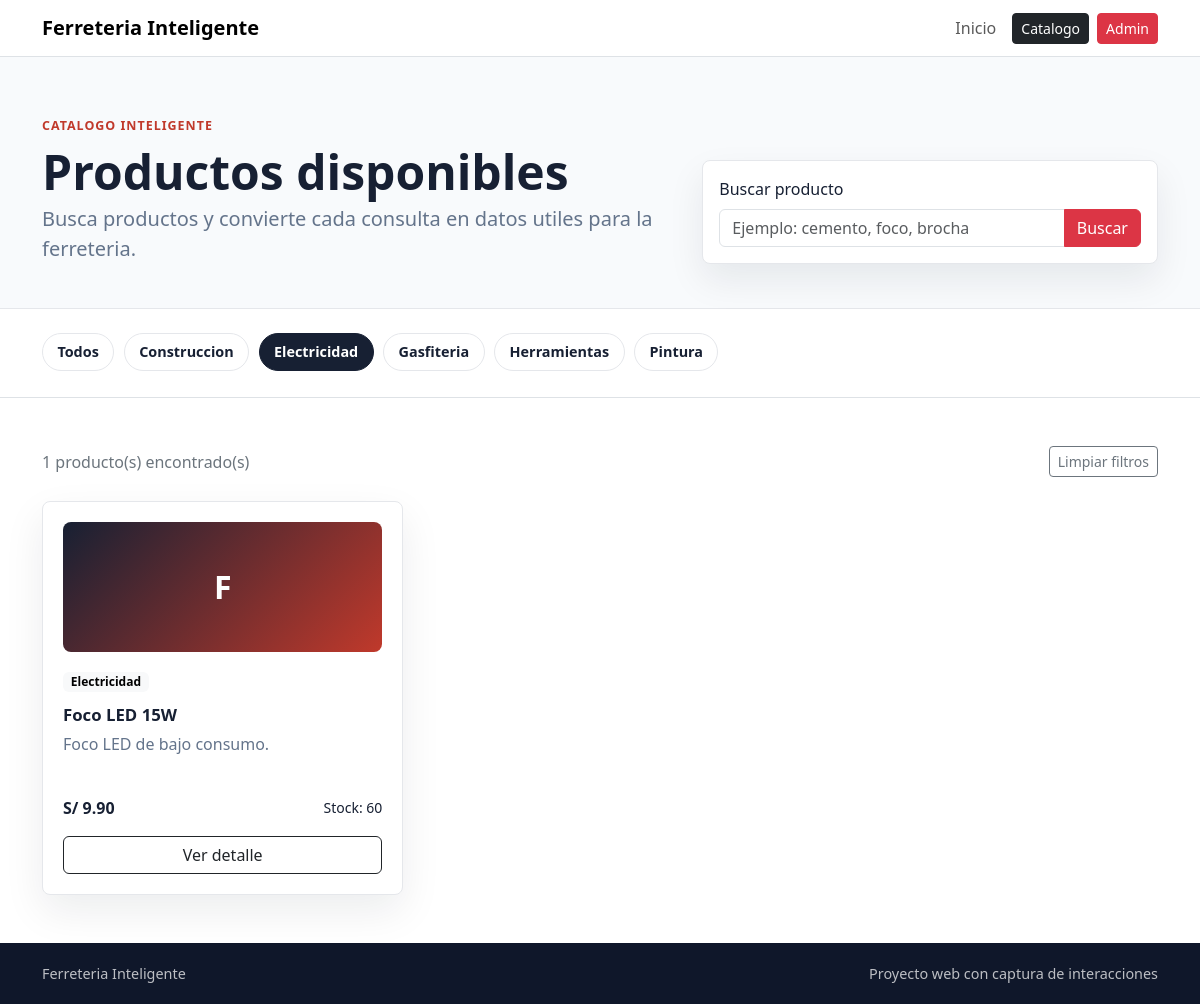
The page /public/catalogo.php?categoria=3 on the database its author committed.
### tables this page shows
CREATE TABLE IF NOT EXISTS categorias (
    id INT AUTO_INCREMENT PRIMARY KEY,
    nombre VARCHAR(100) NOT NULL,
    descripcion VARCHAR(255),
    activo TINYINT(1) NOT NULL DEFAULT 1,
    created_at TIMESTAMP DEFAULT CURRENT_TIMESTAMP
);

CREATE TABLE IF NOT EXISTS productos (
    id INT AUTO_INCREMENT PRIMARY KEY,
    categoria_id INT NOT NULL,
    nombre VARCHAR(150) NOT NULL,
    descripcion TEXT,
    precio DECIMAL(10,2) NOT NULL DEFAULT 0.00,
    stock INT NOT NULL DEFAULT 0,
    imagen VARCHAR(255),
    activo TINYINT(1) NOT NULL DEFAULT 1,
    created_at TIMESTAMP DEFAULT CURRENT_TIMESTAMP,
    updated_at TIMESTAMP DEFAULT CURRENT_TIMESTAMP ON UPDATE CURRENT_TIMESTAMP,
    CONSTRAINT fk_productos_categorias
        FOREIGN KEY (categoria_id) REFERENCES categorias(id)
);

### app/Support/helpers.php (called while the page is built, shortened)
<?php
function e(string|int|float|null $value): string
{
    return htmlspecialchars((string) $value, ENT_QUOTES, 'UTF-8');
}

### app/Models/ProductModel.php (called while the page is built, shortened)
<?php
class ProductModel
{
    public function search(?int $categoryId = null, string $term = ''): array
    {
        $sql = "SELECT p.id, p.nombre, p.descripcion, p.precio, p.stock, p.imagen, c.nombre AS categoria
                FROM productos p
                INNER JOIN categorias c ON c.id = p.categoria_id
                WHERE p.activo = 1";
        $params = [];
        if ($categoryId !== null) {
            $sql .= " AND p.categoria_id = :category_id";
            $params['category_id'] = $categoryId;
        }
        $sql .= " ORDER BY p.nombre ASC";
        $stmt = $this->db->prepare($sql);
        $stmt->execute($params);
        return $stmt->fetchAll();
    }
    public function getCategories(): array
    {
        $stmt = $this->db->query(
            "SELECT id, nombre, descripcion
             FROM categorias
             WHERE activo = 1
             ORDER BY nombre ASC"
        );
        return $stmt->fetchAll();
    }
}

### public/catalogo.php (the view, shortened to what this page needs)
<?php
require_once __DIR__ . '/../app/Models/ProductModel.php';
$categoryId = isset($_GET['categoria']) && ctype_digit((string) $_GET['categoria'])
    ? (int) $_GET['categoria']
    : null;
$searchTerm = trim((string) ($_GET['buscar'] ?? ''));
$productos = [];
$categorias = [];
try {
    $conn = getConnection();
    $productModel = new ProductModel($conn);
    $categorias = $productModel->getCategories();
    $productos = $productModel->search($categoryId, $searchTerm);
} catch (Throwable $exception) {
    $dbOk = false;
    $error = $exception->getMessage();
}
require_once __DIR__ . '/../app/Views/partials/header.php';
?>
    <main>
        <section class="catalog-header">
            <div class="container">
                <p class="eyebrow">Catalogo inteligente</p>
                <div class="row g-3 align-items-end">
                    <div class="col-lg-7">
                        <h1>Productos disponibles</h1>
                        <p class="lead mb-0">Busca productos y convierte cada consulta en datos utiles para la ferreteria.</p>
                    </div>
                    <div class="col-lg-5">
                        <form class="search-box" method="get" action="catalogo.php">
                            <label class="form-label" for="buscar">Buscar producto</label>
                            <div class="input-group">
                                <input class="form-control" id="buscar" name="buscar" type="search" value="<?= e($searchTerm) ?>" placeholder="Ejemplo: cemento, foco, brocha">
                                <button class="btn btn-danger" type="submit">Buscar</button>
                            </div>
                        </form>
                    </div>
                </div>
            </div>
        </section>
        <section class="py-4 border-bottom">
            <div class="container">
                <div class="category-strip">
                    <a class="category-chip <?= $categoryId === null ? 'selected' : '' ?>" href="catalogo.php<?= $searchTerm !== '' ? '?buscar=' . urlencode($searchTerm) : '' ?>">Todos</a>
                    <?php foreach ($categorias as $categoria): ?>
                        <?php
                        $categoryUrl = 'catalogo.php?categoria=' . urlencode((string) $categoria['id']);
                        ?>
                        <a class="category-chip <?= $categoryId === (int) $categoria['id'] ? 'selected' : '' ?>" href="<?= e($categoryUrl) ?>">
                            <?= e($categoria['nombre']) ?>
                        </a>
                    <?php endforeach; ?>
                </div>
            </div>
        </section>
        <section class="py-5">
            <div class="container">
                <div class="d-flex justify-content-between align-items-center gap-3 mb-4">
                    <p class="text-secondary mb-0">
                        <?= e(count($productos)) ?> producto(s) encontrado(s)
                    </p>
                    <?php if ($searchTerm !== '' || $categoryId !== null): ?>
                        <a class="btn btn-sm btn-outline-secondary" href="catalogo.php">Limpiar filtros</a>
                    <?php endif; ?>
                </div>
                <div class="row g-3">
                    <?php foreach ($productos as $producto): ?>
                        <div class="col-md-6 col-lg-4">
                            <article class="product-card catalog-card">
                                <div class="product-thumb">
                                    <?= e(strtoupper(substr($producto['nombre'], 0, 1))) ?>
                                </div>
                                <span class="badge text-bg-light"><?= e($producto['categoria']) ?></span>
                                <h3><?= e($producto['nombre']) ?></h3>
                                <p><?= e($producto['descripcion'] ?? 'Producto de ferreteria') ?></p>
                                <div class="d-flex justify-content-between align-items-center mb-3">
                                    <strong>S/ <?= e(number_format((float) $producto['precio'], 2)) ?></strong>
                                    <small>Stock: <?= e((int) $producto['stock']) ?></small>
                                </div>
                                <a class="btn btn-outline-dark w-100" href="<?= e(BASE_URL) ?>/producto.php?id=<?= e($producto['id']) ?>">Ver detalle</a>
                            </article>
                        </div>
                    <?php endforeach; ?>
                </div>
            </div>
        </section>
    </main>
<?php require_once __DIR__ . '/../app/Views/partials/footer.php'; ?>

### public/assets/css/styles.css (style rules this page uses)
:root { --fi-ink: #172033; --fi-muted: #64748b; --fi-red: #c0392b; --fi-line: #e5e7eb; --fi-soft: #f5f7fb; }
body { color: var(--fi-ink); background: #fff; font-family: "Segoe UI", Arial, sans-serif; }
.eyebrow { color: var(--fi-red); font-size: 0.78rem; font-weight: 700; letter-spacing: 0.08em; margin-bottom: 0.75rem; text-transform: uppercase; }
h1 { font-size: clamp(2.2rem, 5vw, 4.5rem); font-weight: 800; line-height: 1; letter-spacing: 0; max-width: 720px; }
.lead { color: var(--fi-muted); max-width: 620px; }
.metric-panel, .product-card { background: #fff; border: 1px solid var(--fi-line); border-radius: 8px; box-shadow: 0 16px 40px rgba(15, 23, 42, 0.08); }
.product-card { position: relative; height: 100%; padding: 1.25rem; transition: transform 0.16s ease, box-shadow 0.16s ease; }
.product-card h3 { font-size: 1.05rem; font-weight: 700; margin: 0.8rem 0 0.4rem; }
.product-card p { color: var(--fi-muted); min-height: 48px; }
.catalog-header { background: #f8fafc; border-bottom: 1px solid var(--fi-line); padding: 3.75rem 0 2.75rem; }
.catalog-header h1 { font-size: clamp(2rem, 4vw, 3.75rem); }
.search-box { background: #fff; border: 1px solid var(--fi-line); border-radius: 8px; box-shadow: 0 16px 36px rgba(15, 23, 42, 0.08); padding: 1rem; }
.category-strip { display: flex; gap: 0.6rem; overflow-x: auto; padding-bottom: 0.15rem; }
.category-chip { border: 1px solid var(--fi-line); border-radius: 999px; color: var(--fi-ink); flex: 0 0 auto; font-size: 0.9rem; font-weight: 600; padding: 0.45rem 0.9rem; text-decoration: none; }
.category-chip:hover, .category-chip.selected { background: var(--fi-ink); border-color: var(--fi-ink); color: #fff; }
.product-thumb, .product-detail-visual { align-items: center; background: linear-gradient(135deg, #172033, #c0392b); color: #fff; display: flex; font-weight: 800; justify-content: center; }
.product-thumb { border-radius: 8px; font-size: 2rem; height: 130px; margin-bottom: 1rem; }
.catalog-card .btn { position: relative; z-index: 2; }

### rows shown on the page
categorias: nombre "Construccion"
categorias: nombre "Electricidad"
categorias: nombre "Gasfiteria"
categorias: nombre "Herramientas"
categorias: nombre "Pintura"
productos: nombre "F", categoria.nombre "Electricidad", nombre "Foco LED 15W", descripcion "Foco LED de bajo consumo.", precio "9.90", stock "60"

### other values the page prints
count($productos) "1"
